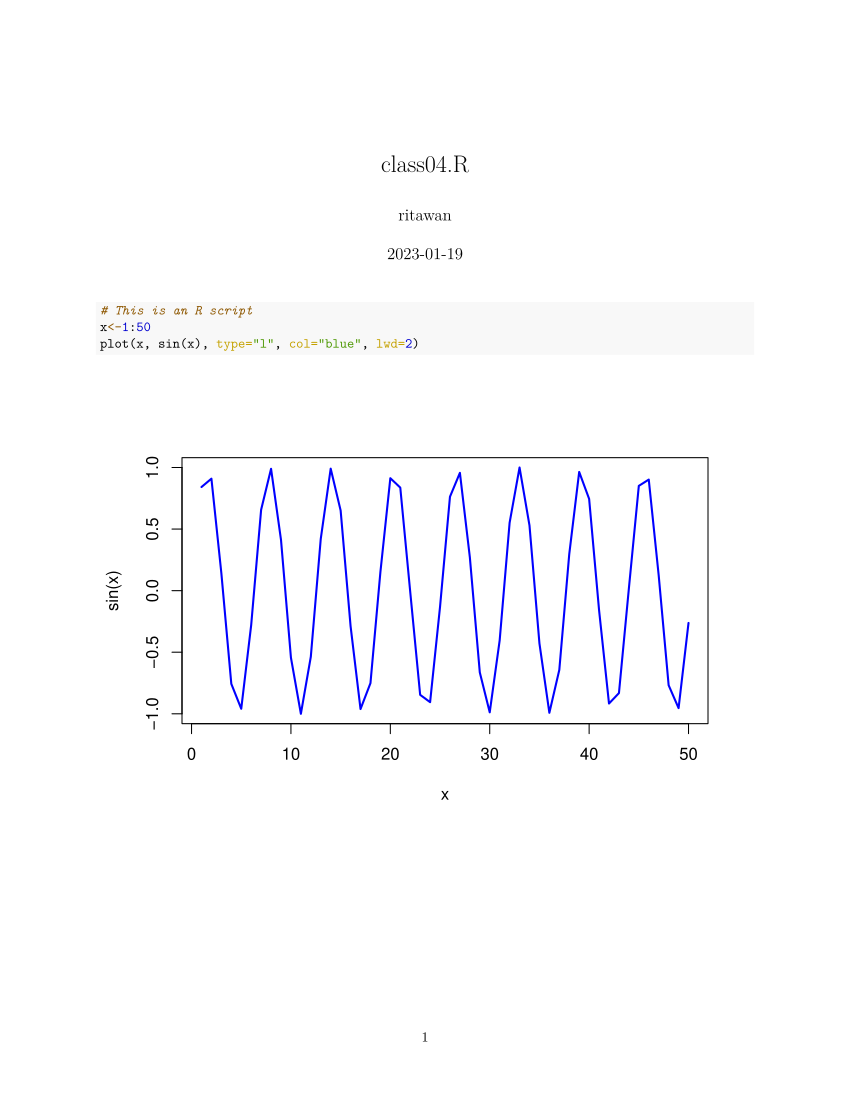

This figure's R source:
# This is an R script
x<-1:50
plot(x, sin(x), type="l", col="blue", lwd=2)
